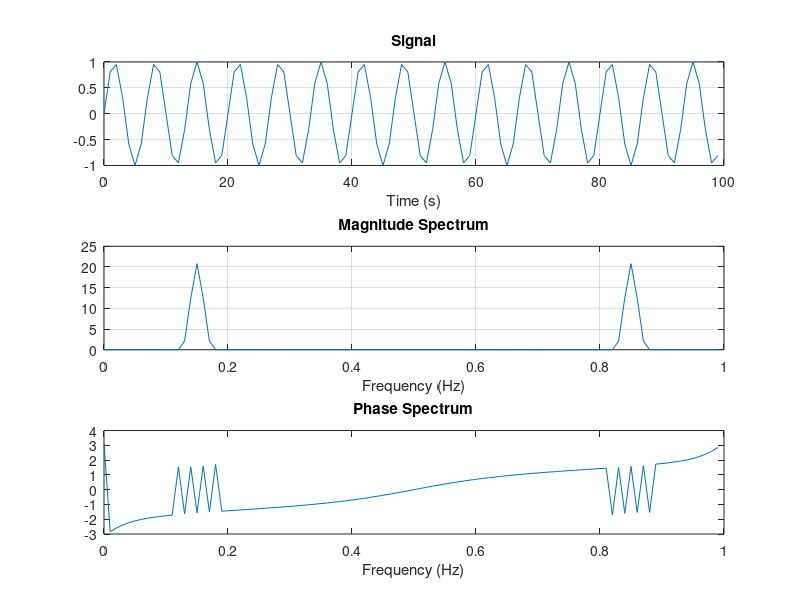
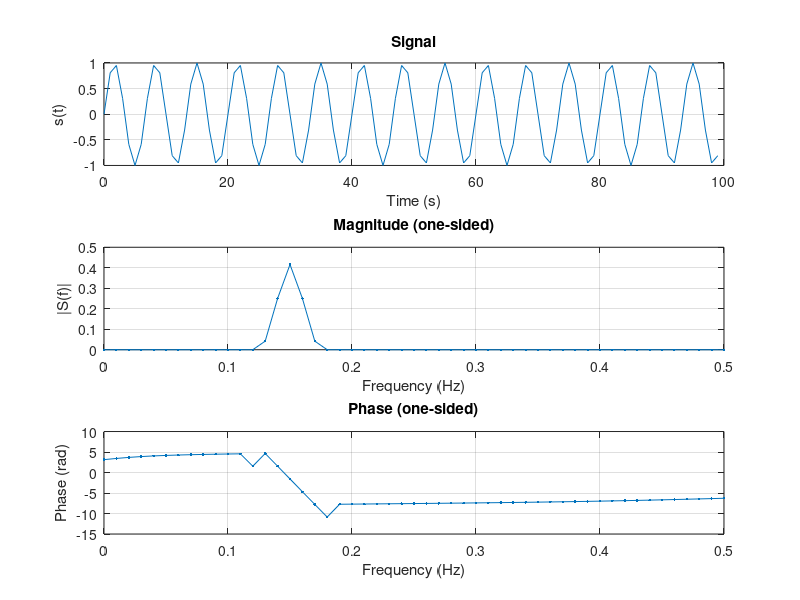

These figures' MATLAB source, in order:
Fs = 1;
N = 100;
f0 = 0.15;

t = (0:N-1)/Fs;
s = sin(f0 * 2 * pi * t);
w = blackman(N).';             % window
S = fft(s .* w);
S_mag = abs(S);
S_phase = angle(S);
f = (0:N-1)*Fs/N;

figure;
subplot(3,1,1); plot(t,s); title('Signal'); xlabel('Time (s)'); grid on;
subplot(3,1,2); plot(f,S_mag); title('Magnitude Spectrum'); xlabel('Frequency (Hz)'); grid on;
subplot(3,1,3); plot(f,S_phase); title('Phase Spectrum'); xlabel('Frequency (Hz)');

% One-sided spectrum (better for real signals)
P2 = abs(S)/N;
P1 = P2(1:N/2+1);
P1(2:end-1) = 2*P1(2:end-1);
f1 = (0:N/2)*(Fs/N);

figure;
subplot(3,1,1); plot(t, s); grid on; xlabel('Time (s)'); ylabel('s(t)'); title('Signal');
subplot(3,1,2); plot(f1, P1, '.-'); grid on; xlabel('Frequency (Hz)'); ylabel('|S(f)|'); title('Magnitude (one-sided)');
subplot(3,1,3); plot(f1, unwrap(angle(S(1:N/2+1))), '.-'); grid on; xlabel('Frequency (Hz)'); ylabel('Phase (rad)'); title('Phase (one-sided)');
